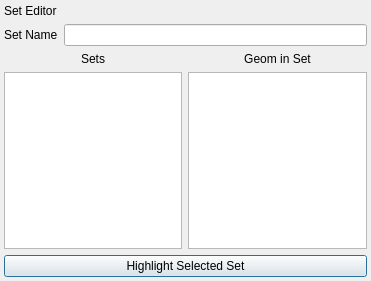
<?xml version="1.0" encoding="UTF-8"?>
<ui version="4.0">
 <class>SetEditorScreen</class>
 <widget class="QDialog" name="SetEditorScreen">
  <property name="geometry">
   <rect>
    <x>0</x>
    <y>0</y>
    <width>371</width>
    <height>281</height>
   </rect>
  </property>
  <property name="windowTitle">
   <string>Set Editor</string>
  </property>
  <layout class="QGridLayout" name="gridLayout">
   <property name="leftMargin">
    <number>4</number>
   </property>
   <property name="topMargin">
    <number>4</number>
   </property>
   <property name="rightMargin">
    <number>4</number>
   </property>
   <property name="bottomMargin">
    <number>4</number>
   </property>
   <item row="3" column="0">
    <widget class="QListWidget" name="setBrowser"/>
   </item>
   <item row="4" column="0" colspan="2">
    <widget class="QPushButton" name="highlightSetButton">
     <property name="text">
      <string>Highlight Selected Set</string>
     </property>
    </widget>
   </item>
   <item row="2" column="1">
    <widget class="QLabel" name="label_3">
     <property name="text">
      <string>Geom in Set</string>
     </property>
     <property name="alignment">
      <set>Qt::AlignCenter</set>
     </property>
    </widget>
   </item>
   <item row="3" column="1">
    <widget class="QListWidget" name="geomInSetBrowser"/>
   </item>
   <item row="1" column="0" colspan="2">
    <layout class="QHBoxLayout" name="horizontalLayout">
     <item>
      <widget class="QLabel" name="label">
       <property name="text">
        <string>Set Name</string>
       </property>
      </widget>
     </item>
     <item>
      <widget class="QLineEdit" name="setNameInput"/>
     </item>
    </layout>
   </item>
   <item row="2" column="0">
    <widget class="QLabel" name="label_2">
     <property name="text">
      <string>Sets</string>
     </property>
     <property name="alignment">
      <set>Qt::AlignCenter</set>
     </property>
    </widget>
   </item>
   <item row="0" column="0" colspan="2">
    <widget class="QLabel" name="screenHeader">
     <property name="text">
      <string>Set Editor</string>
     </property>
    </widget>
   </item>
  </layout>
 </widget>
 <resources/>
 <connections/>
</ui>
